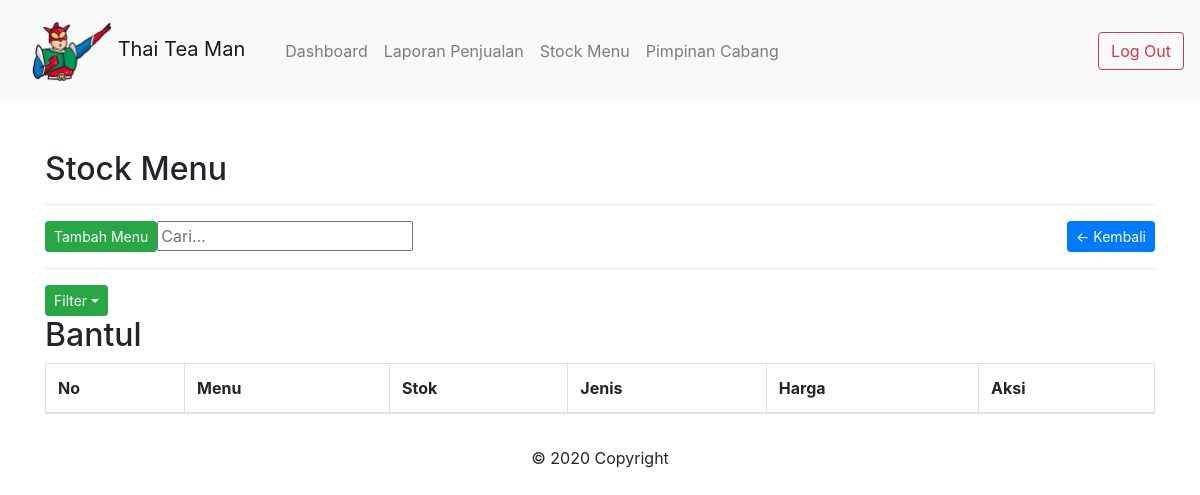
The app's page /admin/data-barang.php?id_kasir=3 (signed in), older data.
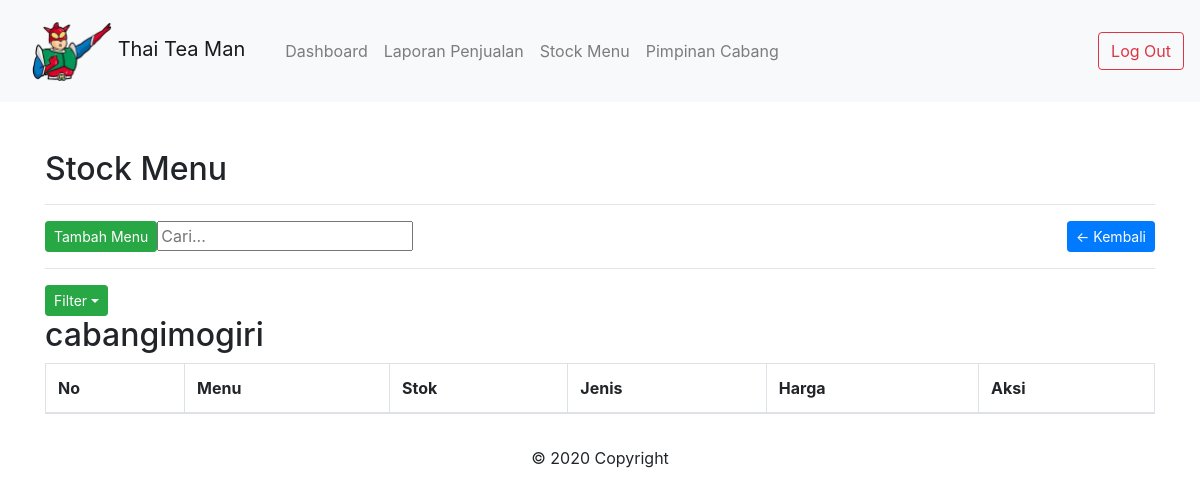
The same page, newer data.
### tables this page shows
CREATE TABLE `tb_users` (
  `id` int(11) NOT NULL,
  `nama` varchar(255) NOT NULL,
  `password` varchar(255) NOT NULL,
  `jabatan` enum('admin','kasir') NOT NULL
);

### admin/includes/barang.php (the view, shortened to what this page needs)
<div class="container mt-5">
	<h2>Stock  Menu</h2>
	<hr>
	<input type="text" id="myInput" onkeyup="myFunction()" placeholder="Cari..." title="Type in a name">
	<a href="index.php" class="btn btn-primary btn-sm float-right">&larr; Kembali</a>
	<a href="?h=tambah" class="btn btn-success btn-sm float-left">Tambah Menu</a>
	<div class="clearfix"></div>
	<hr>
	<div class="dropdown">
    	<button type="button" class="btn btn-success dropdown-toggle btn-sm" data-toggle="dropdown">Filter</button>
  	</div>
	<h2><?= $nama_kasir ?></h2>
	<table class="table table-bordered" id="myTable">
	<thead class="thead-light" class="align-middle">
		<thead>
			<tr>
				<th>No</th>
				<th>Menu</th>
				<th>Stok</th>
				<th>Jenis</th>
				<th>Harga</th>
				<th>Aksi</th>
			</tr>
		</thead>
	</table>
</div>

Row changes from the older to the newer data that the page shows:
changed tb_users: nama "Bantul" → "cabangimogiri"
